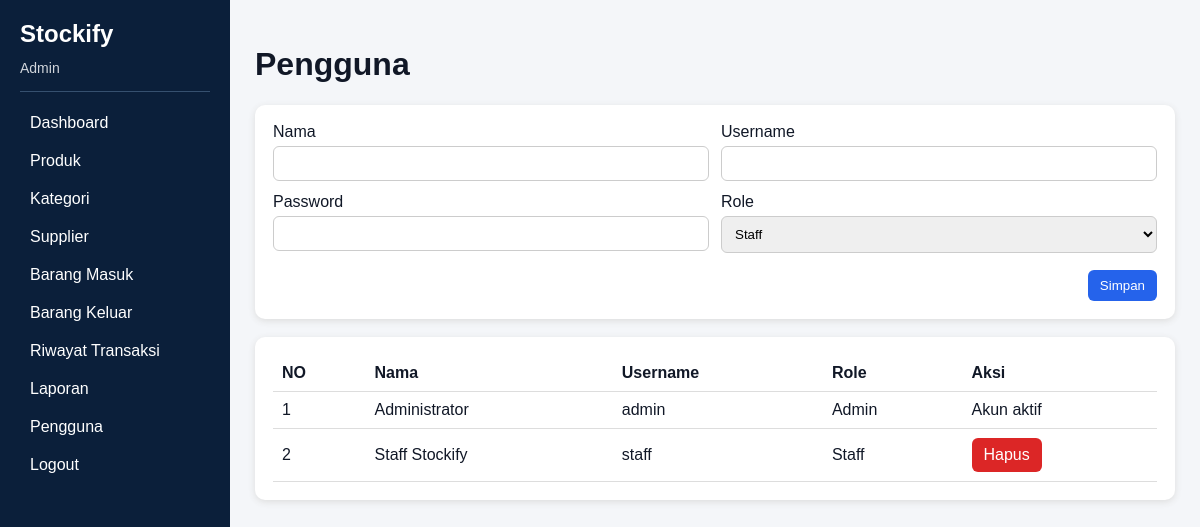
The page /public/users/index.php (signed in) on the database its author committed.
### tables this page shows
CREATE TABLE users(id INT AUTO_INCREMENT PRIMARY KEY,name VARCHAR(100) NOT NULL,username VARCHAR(50) UNIQUE NOT NULL,password VARCHAR(255) NOT NULL,role ENUM('admin','staff') NOT NULL DEFAULT 'staff',created_at TIMESTAMP DEFAULT CURRENT_TIMESTAMP);

### helpers/auth.php (called while the page is built, shortened)
<?php
function e($v){return htmlspecialchars((string)($v??''),ENT_QUOTES,'UTF-8');}
?>

### public/users/index.php (the view, shortened to what this page needs)
<?php
require_once __DIR__.'/../../config/database.php';
require_once __DIR__.'/../../helpers/auth.php';
$page_title = 'Pengguna';
$rows = $pdo->query(
    'SELECT id,name,username,role,created_at
     FROM users
     ORDER BY name'
)->fetchAll();
require __DIR__.'/../../views/header.php';
?>
<div class="card">
    <form method="post" class="grid">
        <div>
            <label>Nama</label>
            <input
                name="name"
                required
            >
        </div>
        <div>
            <label>Username</label>
            <input
                name="username"
                required
            >
        </div>
        <div>
            <label>Password</label>
            <input
                type="password"
                name="password"
                minlength="6"
                required
            >
        </div>
        <div>
            <label>Role</label>
            <select name="role">
                <option value="staff">
                    Staff
                </option>
            </select>
        </div>
        <div
            style="
                grid-column: 1 / -1;
                text-align: right;
                margin-top: 5px;
            "
        >
            <button
                type="submit"
                class="btn"
            >
                Simpan
            </button>
        </div>
    </form>
</div>
<div class="card">
    <table>
        <tr>
            <th>NO</th>
            <th>Nama</th>
            <th>Username</th>
            <th>Role</th>
            <th>Aksi</th>
        </tr>
        <?php foreach($rows as $i=>$r): ?>
            <tr>
                <td>
                    <?=$i+1?>
                </td>
                <td>
                    <?=e($r['name'])?>
                </td>
                <td>
                    <?=e($r['username'])?>
                </td>
                <td>
                    <?=e(ucfirst($r['role']))?>
                </td>
                <td>
                    <?php if($r['id'] != $_SESSION['user']['id']): ?>
                        <a
                            class="btn red"
                            href="?delete=<?=$r['id']?>"
                            onclick="return confirm('Hapus?')"
                        >
                            Hapus
                        </a>
                    <?php else: ?>
                        Akun aktif
                    <?php endif; ?>
                </td>
            </tr>
        <?php endforeach; ?>
    </table>
</div>
<?php
require __DIR__.'/../../views/footer.php';
?>

### views/header.php (shortened to what this page needs)
<?php
require_once __DIR__.'/../helpers/auth.php';
$title = $page_title ?? 'Stockify';
$u = $_SESSION['user'];
?>
<!doctype html>
<html lang="id">
<head>
</head>
<body>
<aside class="side">
    <div class="brand">
        Stockify
    </div>
    <div class="role">
        <?=e(ucfirst($u['role']))?>
    </div>
    <hr>
    <a href="/stockify/public/dashboard.php">
        Dashboard
    </a>
    <a href="/stockify/public/products/index.php">
        Produk
    </a>
    <a href="/stockify/public/categories/index.php">
        Kategori
    </a>
    <a href="/stockify/public/suppliers/index.php">
        Supplier
    </a>
    <a href="/stockify/public/stock/incoming.php">
        Barang Masuk
    </a>
    <a href="/stockify/public/stock/outgoing.php">
        Barang Keluar
    </a>
    <a href="/stockify/public/transactions/index.php">
        Riwayat Transaksi
    </a>
    <a href="/stockify/public/reports/index.php">
        Laporan
    </a>
    <?php if($u['role'] === 'admin'): ?>
        <a href="/stockify/public/users/index.php">
            Pengguna
        </a>
    <?php endif; ?>
    <a href="/stockify/public/logout.php">
        Logout
    </a>
</aside>
<main class="main">
    <h1>
        <?=e($title)?>
    </h1>

### views/header.php (style rules this page uses)
* { box-sizing: border-box; }
body { margin: 0; font-family: Arial; background: #F4F6F9; color: #111827; }
.side { position: fixed; width: 230px; top: 0; bottom: 0; background: #0B1F3A; color: #fff; padding: 20px; }
.brand { font-size: 24px; font-weight: bold; margin-bottom: 12px; }
.role { font-size: 14px; color: #D1D5DB; margin-bottom: 15px; }
.side hr { border: 0; border-top: 1px solid #36506f; margin: 0 0 12px 0; }
.side a { display: block; color: #fff; text-decoration: none; padding: 10px; border-radius: 6px; }
.main { margin-left: 230px; padding: 25px; }
.card { background: #fff; padding: 18px; border-radius: 10px; margin-bottom: 18px; box-shadow: 0 2px 7px #ddd; }
.grid { display: grid; grid-template-columns: repeat(2, 1fr); gap: 12px; }
input, select, textarea { width: 100%; padding: 9px; border: 1px solid #ccc; border-radius: 6px; margin-top: 5px; }
.btn { display: inline-block; padding: 8px 12px; border: 0; border-radius: 6px; background: #2563EB; color: #fff; text-decoration: none; cursor: pointer; }
.red { background: #DC2626; }
table { width: 100%; border-collapse: collapse; }
th, td { padding: 9px; border-bottom: 1px solid #ddd; text-align: left; }

### rows shown on the page
users: role "Admin", name "Administrator", username "admin", shows "Akun aktif"
users: name "Staff Stockify", username "staff", role "Staff"

### other values the page prints
$title "Pengguna"
